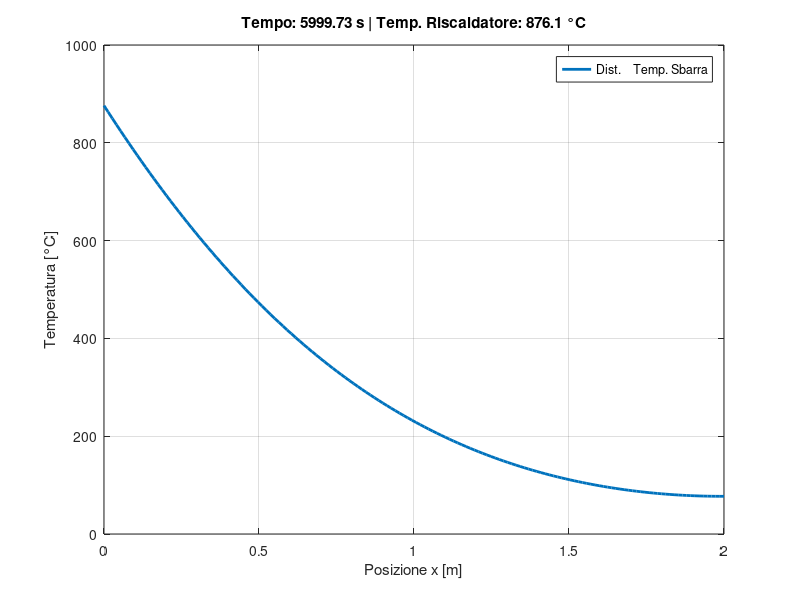

This chart was generated by the following MATLAB code:
%% Simulazione Accoppiata 1D: PDE (Sbarra) + ODE (Riscaldatore)
clear; clc; close all;

%% 1. Parametri Fisici
L = 2.0;            % Lunghezza sbarra [m]
alpha = 1e-4;       % Diffusività termica sbarra [m^2/s]
k = 200;            % Conducibilità termica [W/(m*K)]
A = 0.01;           % Area sezione sbarra [m^2]

% Parametri Riscaldatore (ODE)
Mc = 500;           % Capacità termica del riscaldatore [J/K] (Massa * calore specifico)
Power = 2000;       % Potenza in ingresso [Watt] (Accendiamo il riscaldatore)

%% 2. Discretizzazione (Griglia)
Nx = 150;            % Numero di nodi spaziali
dx = L / (Nx - 1);  % Passo spaziale
x = linspace(0, L, Nx);

% Calcolo passo temporale per stabilità (CFL condition)
% Per il metodo esplicito serve: alpha * dt / dx^2 < 0.5
dt = 0.1 * (dx^2) / alpha; 
T_final = 6000;      % Durata simulazione [s]
Nt = ceil(T_final / dt);

% Coefficiente lambda per la PDE
lambda = alpha * dt / dx^2;

%% 3. Inizializzazione
u = 20 * ones(1, Nx); % Temperatura iniziale ambiente (20°C)
u_new = u;            % Vettore temporaneo per il passo successivo

% Prepariamo il grafico
figure(1);
hPlot = plot(x, u, 'LineWidth', 2);
axis([0 L 15 100]); % Assi fissi: da 0 a 1m, da 15°C a 100°C
grid on;
xlabel('Posizione x [m]');
ylabel('Temperatura [°C]');
title('Sistema Accoppiato: ODE (x=0) + PDE (x>0)');
legend('Dist.    Temp. Sbarra', 'Location', 'NorthEast');

%% 4. Loop Temporale (Solver)
disp('Avvio simulazione...');

for n = 1:Nt
    
    % --- A. Risoluzione ODE (Riscaldatore al nodo 1) ---
    % Equazione: dT/dt = (Power + Calore_Perso_Verso_Sbarra) / Mc
    % Calore perso = k*A * (du/dx) -> approssimato con (u(2)-u(1))/dx
    
    gradiente_bordo = (u(2) - u(1)) / dx; 
    
    % Aggiornamento Eulero Esplicito per la ODE
    dT_dt = (Power + k*A * gradiente_bordo) / Mc; 
    u_new(1) = u(1) + dt * dT_dt;
    
    
    % --- B. Risoluzione PDE (Nodi interni della sbarra) ---
    % Equazione del Calore standard discretizzata
    % u_new(i) = u(i) + lambda * (u(i+1) - 2u(i) + u(i-1))
    
    % Metodo vettorizzato (più veloce del for loop in Matlab)
    u_new(2:end-1) = u(2:end-1) + lambda * (u(3:end) - 2*u(2:end-1) + u(1:end-2));
    
    
    % --- C. Condizione al Bordo Destro (Isolamento) ---
    % Neumann: derivata zero -> u(end) uguale a u(end-1)
    u_new(end) = u_new(end-1);
    
    
    % --- Aggiornamento e Visualizzazione ---
    u = u_new; % Aggiorna lo stato corrente
    
    % Disegna ogni 50 passi (per non rallentare troppo)
    if mod(n, 50) == 0
        set(hPlot, 'YData', u);
        title(sprintf('Tempo: %.2f s | Temp. Riscaldatore: %.1f °C', n*dt, u(1)));
        set(gca, 'ylim', [0 1000]);
        drawnow;
        pause(0.01)
    end
end

disp('Simulazione completata.');